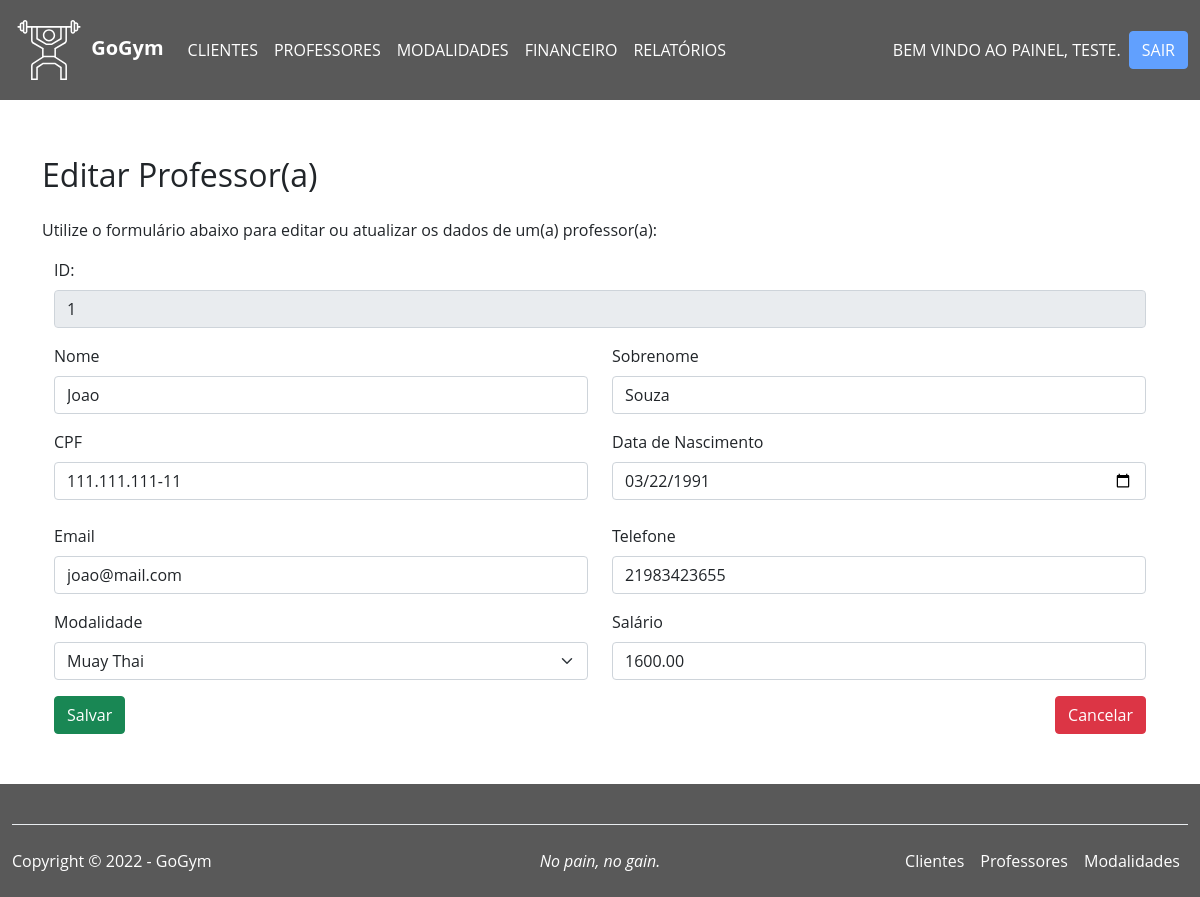
The app's page /editarprofessores.php?id=1 (signed in) with its own data.
### tables this page shows
CREATE TABLE `professores` (
  `id` int(11) NOT NULL,
  `nome` varchar(80) NOT NULL,
  `sobrenome` varchar(80) NOT NULL,
  `dataDeNascimento` date NOT NULL,
  `cpf` varchar(14) NOT NULL,
  `email` varchar(50) NOT NULL,
  `telefone` varchar(20) NOT NULL,
  `modalidade` varchar(30) NOT NULL,
  `salario` decimal(7,2) NOT NULL
);

### editarprofessores.php (the view, shortened to what this page needs)
<?php
  include './src/service/connect.php';
  try{
    if(isset($_GET['id'])){
      $id = filter_var($_GET['id'], FILTER_VALIDATE_INT, [
        'options' => array(
            'min_range' => 1
        )
      ]);
      $sql_Select = "SELECT * FROM professores WHERE id = $id";
      $result = mysqli_query($connect, $sql_Select);
      $professor = mysqli_fetch_array($result);
    }
  } catch(Exception $ex){
      echo $ex->getMessage();
  }
?>
<!DOCTYPE html>
<html lang="pt-br">
<head>
  <link rel="stylesheet" href="./assets/css/main.css">
    <link href="https://cdn.jsdelivr.net/npm/bootstrap@5.1.3/dist/css/bootstrap.min.css" rel="stylesheet"
>
</head>
<body>
  <?php
    include './assets/includes/navbar.php';
  ?>
  <section class="container bg-white cadastro py-4 my-3">
    <h2 class="py-3">Editar Professor(a)</h2>
    <p>Utilize o formulário abaixo para editar ou atualizar os dados de um(a) professor(a):</p>
    <div class="container bg-white">
      <form method="POST">
        <div class="mb-3 row-cols-2">
          <label for="" class="form-label">ID:</label>
          <input type="text" class="form-control" value="<?= $professor['id'] ?? '' ?>" name="id" id="id" readonly>
        </div>
        <div class="mb-3 row">
            <div class="col">
              <label for="exampleInputEmail1" class="form-label">Nome</label>
              <input type="text" class="form-control" name="nome" id="nome" value="<?= $professor['nome'] ?? '' ?>"
              aria-describedby="nome" placeholder="Nome" required>
            </div>
            <div class="col">
              <label for="exampleInputEmail1" class="form-label">Sobrenome</label>
              <input type="text" class="form-control" name="sobrenome" id="sobrenome" value="<?= $professor['sobrenome'] ?? '' ?>"
              aria-describedby="Sobrenome" placeholder="Sobrenome" required>
            </div>
          </div>
          <div class="mb-3 row">
            <div class="col">
              <label for="" class="form-label">CPF</label>
              <input type="text" class="form-control" id="cpf" aria-describedby="cpf" value="<?= $professor['cpf'] ?? '' ?>"
              placeholder="000.000.000-00" pattern="^(\d{3}\.\d{3}\.\d{3}-\d{2})|(\d{11})$"  name="cpf">
              <div id="cpfMessage" class="pt-2"></div>
            </div>
            <div class="col">
              <label for="exampleInputEmail1" class="form-label">Data de Nascimento</label>
              <input type="date" class="form-control" id="dataDeNascimento" aria-describedby="nascimento"
              name="dataDeNascimento" value="<?= $professor['dataDeNascimento'] ?? '' ?>" required>
              <div id="dateAlert" class="pt-2"></div>
            </div>
          </div>
          <div class="mb-3 row">
            <div class="col">
              <label for="exampleFormControlInput1" class="form-label">Email </label>
              <input type="email" class="form-control" name="email" id="email" value="<?= $professor['email'] ?? '' ?>"
              placeholder="nomeemail@email.com" pattern='\w*@\w*\.\w*\.?\w*' required>
            </div>
            <div class="col">
              <label for="exampleInputEmail1" class="form-label">Telefone</label>
              <input type="tel" class="form-control" name="telefone" id="telefone" value="<?= $professor['telefone'] ?? '' ?>"
              aria-describedby="telefone" placeholder="(00) 000000000" maxlength="14" required>
            </div>
          </div>
          <div class="mb-3 row">
            <div class="col">
              <div class="col">
                <label for="exampleInputEmail1" class="form-label">Modalidade</label>
                <select class="form-select" id="modalidade" name="modalidade" aria-label="select">
                  <option selected value="<?= $professor['modalidade'] ?? '' ?>"><?= $professor['modalidade'] ?? '' ?></option>
                </select>
              </div>
            </div>
            <div class="col">
              <label for="" class="form-label">Salário</label>
              <input class="form-control" type="text" name="salario" id="salario" value="<?= $professor['salario'] ?? '' ?>">
            </div>
          </div>
          <div class="mb-3 bg-white pb-4">
            <div class="float-start">
              <button type="submit" class="btn btn-success" name="enviar" id="enviar">
                 Salvar
              </button>
            </div>
            <div class="float-end">
              <button type="button" class="btn btn-danger ">
                <a href="clientes.php" class="text-white text-decoration-none">Cancelar</a>
              </button>
            </div>
          </div>
      </form>
    </div>
  </section>
  <?php
    include './assets/includes/footer.php';
  ?>
</body>
</html>

### assets/css/main.css (style rules this page uses)
* { margin: 0; padding: 0; font-family: 'Open Sans', sans-serif; box-sizing: border-box; }
a { text-decoration: none; }
body { background: url(../img/Fundo_academia.jpg) center center/100% 100% no-repeat fixed; }
.cadastro { border-radius: 8px; }

### records on screen
professores: id "1", nome "Joao", sobrenome "Souza", cpf "111.111.111-11", dataDeNascimento "03/22/1991", email "joao@mail.com", telefone "21983423655", modalidade "Muay Thai", salario "1600.00"

### other values on screen
$_SESSION['nome'] "TESTE"
